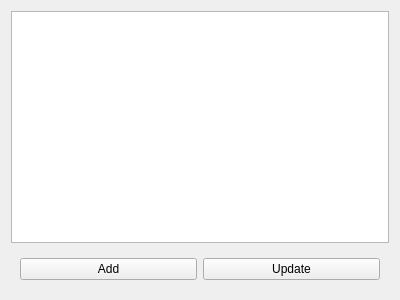
<?xml version="1.0" encoding="UTF-8"?>
<ui version="4.0">
 <class>Form</class>
 <widget class="QWidget" name="Form">
  <property name="geometry">
   <rect>
    <x>0</x>
    <y>0</y>
    <width>400</width>
    <height>300</height>
   </rect>
  </property>
  <property name="windowTitle">
   <string>Form</string>
  </property>
  <layout class="QVBoxLayout" name="verticalLayout">
   <item>
    <widget class="QListWidget" name="listWidget"/>
   </item>
   <item>
    <widget class="QWidget" name="widget" native="true">
     <layout class="QHBoxLayout" name="horizontalLayout">
      <item>
       <widget class="QPushButton" name="addCamera">
        <property name="text">
         <string>Add</string>
        </property>
       </widget>
      </item>
      <item>
       <widget class="QPushButton" name="saveCamera">
        <property name="text">
         <string>Update</string>
        </property>
       </widget>
      </item>
     </layout>
    </widget>
   </item>
  </layout>
 </widget>
 <resources/>
 <connections/>
</ui>
